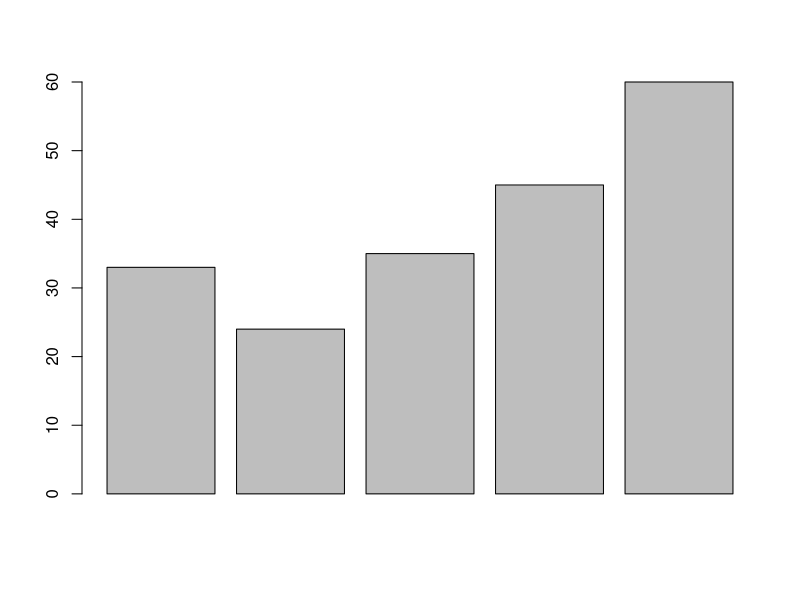
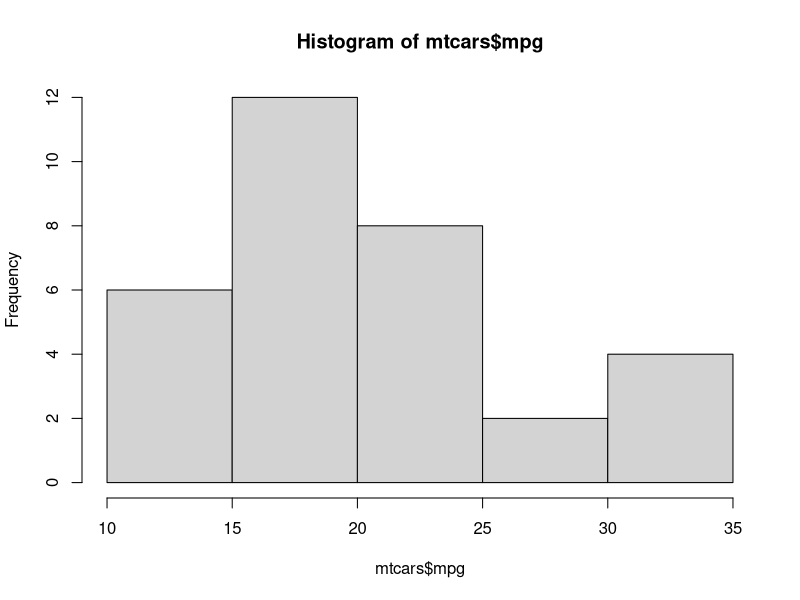
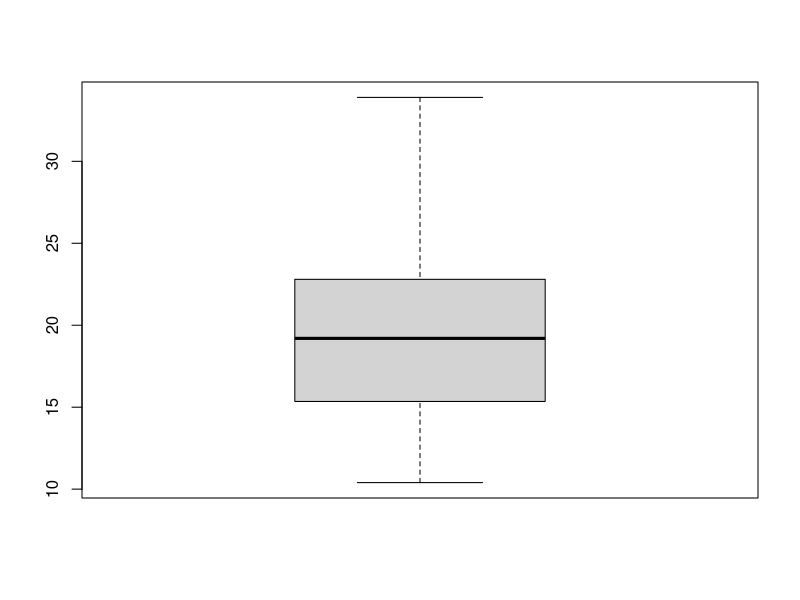
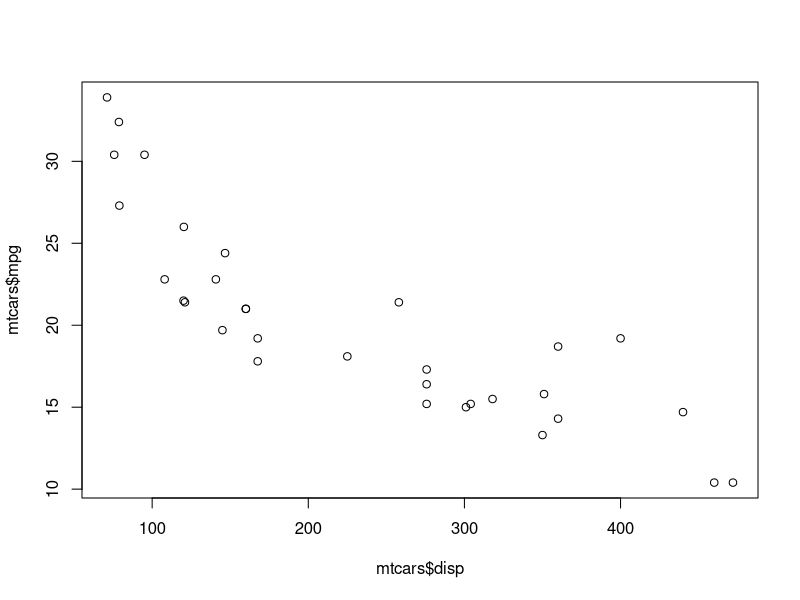

Here is the R script that generated these plots, in order:
### Data Setup ####

a <- c(33, 24, 35, 45, 60)
# Creates a numeric vector named 'a'.

data("mtcars")
# Loads the built-in R dataset 'mtcars' (Motor Trend Car Road Tests).


### Base R Visualization ####

barplot(a)
# Generates a basic bar plot of the values in vector 'a'.

hist(mtcars$mpg)
# Generates a histogram to visualize the distribution of the 'mpg'

boxplot(mtcars$mpg)
# Generates a box-and-whisker plot for the 'mpg' variable
# (shows quartiles and outliers).

plot(mtcars$disp, mtcars$mpg)
# Generates a scatter plot with 'disp' (displacement) on
#the x-axis and 'mpg' (miles per gallon) on the y-axis.